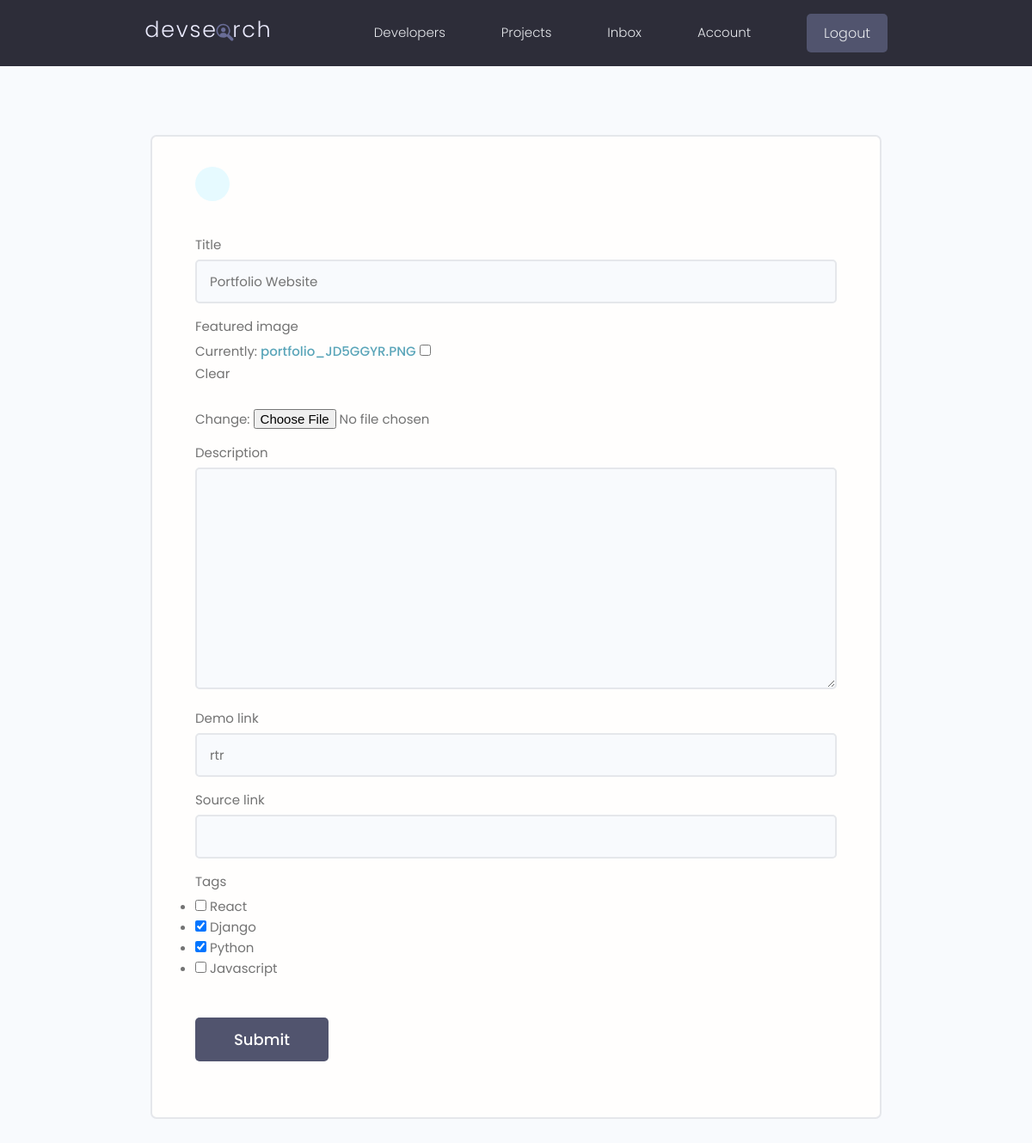
Page /projects/update-project/7691c254-b325-4d4e-9467-9b658f0c0426/ (signed in) on the earlier database version.
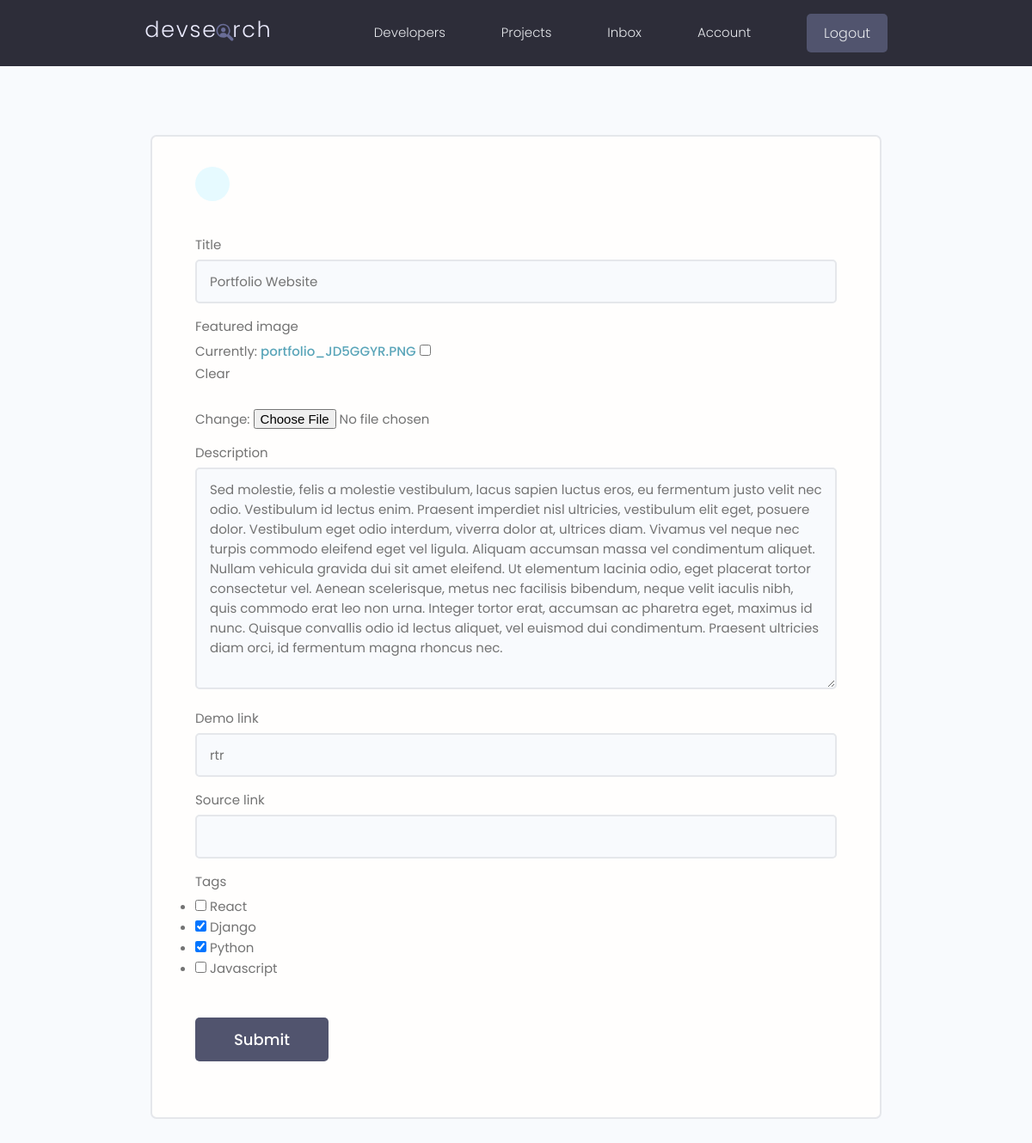
Same page on the later database version.
### projects/models.py (models this page shows, shortened)
class Project(models.Model):
    owner = models.ForeignKey(
        Profile, null=True, blank=True, on_delete=models.SET_NULL)
    title = models.CharField(max_length=200)
    description = models.TextField(null=True, blank=True)
    featured_image = models.ImageField(
        null=True, blank=True, default="default.jpg")
    demo_link = models.CharField(max_length=2000, null=True, blank=True)
    source_link = models.CharField(max_length=2000, null=True, blank=True)
    tags = models.ManyToManyField('Tag', blank=True)
    vote_total = models.IntegerField(default=0, null=True, blank=True)
    vote_ratio = models.IntegerField(default=0, null=True, blank=True)
    created = models.DateTimeField(auto_now_add=True)
    id = models.UUIDField(default=uuid.uuid4, unique=True, primary_key=True, editable=False)

### projects/views.py (the view)
# urls.py: path('update-project/<str:pk>/', views.updateProject, name="update-project"),
@login_required(login_url="login")
def updateProject(request, pk):
    profile = request.user.profile
    project = profile.project_set.get(id=pk)
    form = ProjectForm(instance=project)
    if request.method == 'POST':
         form = ProjectForm(request.POST, request.FILES, instance=project)
         if form.is_valid():
            form.save()
            return redirect('projects')
    context = {'form': form}
    return render(request, "projects/project_form.html", context)

### projects/forms.py
class ProjectForm(ModelForm):
    class Meta:
        model = Project
        fields = ['title', 'featured_image', 'description',
        'demo_link', 'source_link', 'tags']
        widgets = {
            'tags': forms.CheckboxSelectMultiple(),
        }
    def __init__(self, *args, **kwargs):
        super(ProjectForm, self).__init__(*args, **kwargs)
        for name, field in self.fields.items():
            field.widget.attrs.update({'class':'input'})

### projects/models.py (called while the page is built)
    def __str__(self):
        return self.name

### projects/templates/projects/project_form.html (shortened to what this page needs)
{% extends 'main.html' %}
{% block content %}
  <main class="formPage my-xl">
    <div class="content-box">
        <div class="formWrapper">
            <a class="backButton" href="#"></a>
            <br>
            <form class="form" method="POST" enctype="multipart/form-data">
                {% for field in form %}
                <div class="form__field">
                    <label for="formInput#text">{{ field.label }} </label>
                    {{ field }}
                </div>
                {% endfor %}
                <input class="btn btn--sub btn--lg  my-md" type="submit" value="Submit" />
            </form>
        </div>
    </div>
</main>
{% endblock %}

Differences in the rows shown:
changed Project "Portfolio Website": description (not shown) → "Sed molestie, felis a molestie vestibulum, lacus sapien luctus eros, eu fermentum justo velit nec odio. Vestibulum id lectus enim. Praesent imperdiet nisl ultricies, vestibulum elit eget, posuere dolor. Vestibulum eget odio interdum, viverra dolor at, ultrices diam. Vivamus vel neque nec turpis commodo eleifend eget vel ligula. Aliquam accumsan massa vel condimentum aliquet. Nullam vehicula gravida dui sit amet eleifend. Ut elementum lacinia odio, eget placerat tortor consectetur vel. Aenean scelerisque, metus nec facilisis bibendum, neque velit iaculis nibh, quis commodo erat leo non urna. Integer tortor erat, accumsan ac pharetra eget, maximus id nunc. Quisque convallis odio id lectus…"
